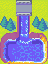

This game map was drawn from its Tiled (.tmx) file and the tilesets committed beside it. A one-line description and the full map source follow:
An orthogonal 3x4 tile map with 16x16 px tiles, 1 tile layer (Tile Layer 1).

<map version="1.5" tiledversion="1.7.2" orientation="orthogonal" renderorder="right-down" width="3" height="4" tilewidth="16" tileheight="16" infinite="0" nextlayerid="2" nextobjectid="1">
 <tileset firstgid="1" name="aw2.png" tilewidth="16" tileheight="16" tilecount="512" columns="32">
  <image source="aw2.png" trans="ffffff" width="512" height="256" />
 </tileset>
 <layer id="1" name="Tile Layer 1" width="3" height="4">
  <data>
   <tile gid="2" />
   <tile gid="21" />
   <tile gid="2" />
   <tile gid="136" />
   <tile gid="25" />
   <tile gid="136" />
   <tile gid="76" />
   <tile gid="285" />
   <tile gid="74" />
   <tile gid="44" />
   <tile gid="11" />
   <tile gid="42" />
  </data>
 </layer>
</map>
